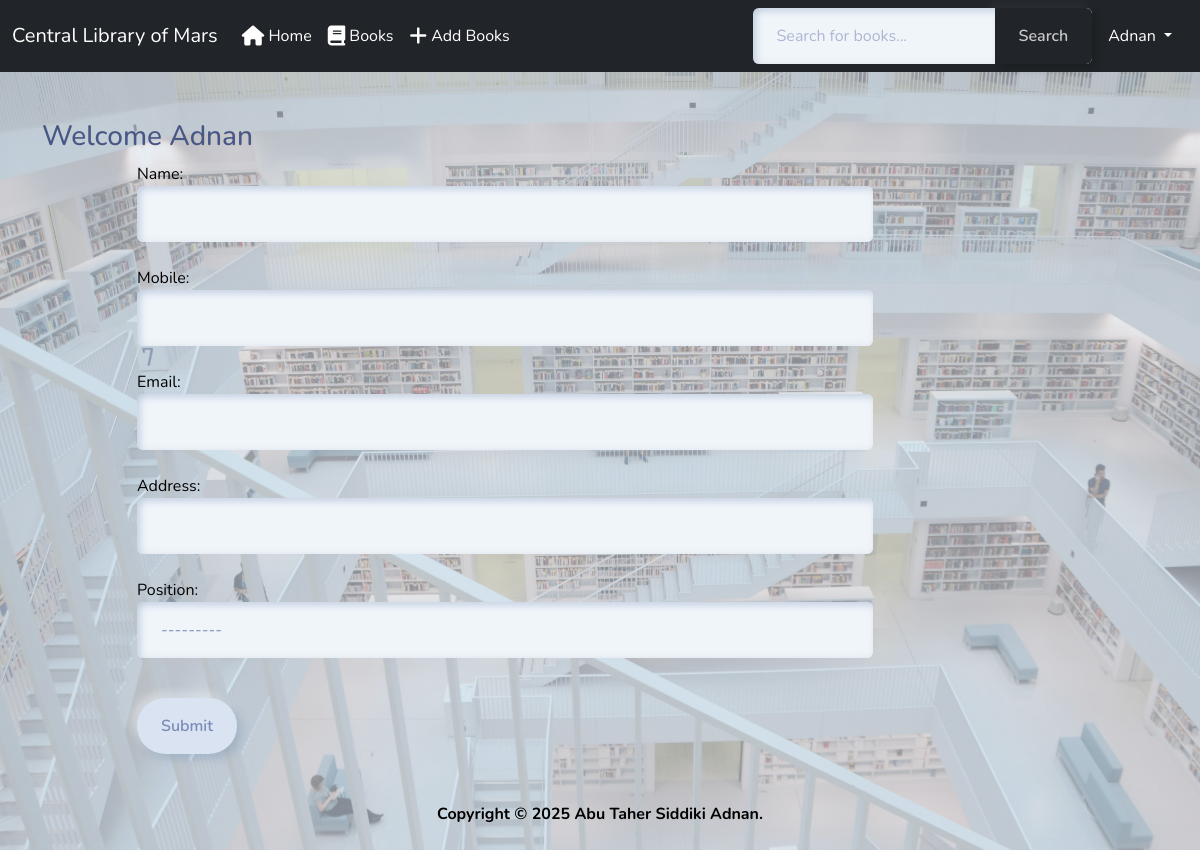
The page /profile/ (signed in) on the database as committed earlier.
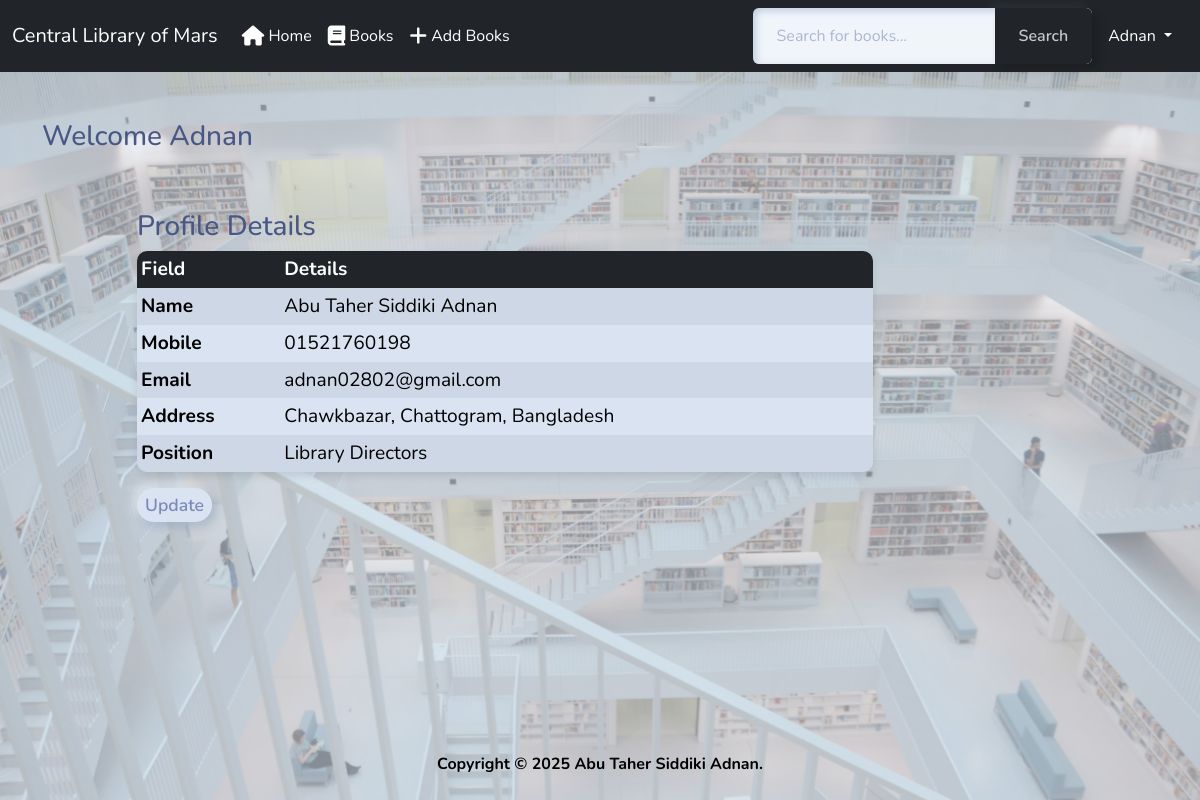
The same page on the database as committed later.
### app/models.py (models this page shows, shortened)
class Employee(models.Model):
    user = models.ForeignKey(User, on_delete=models.CASCADE)
    name = models.CharField(max_length=200)
    mobile = models.CharField(max_length=15)
    email = models.EmailField(max_length=100)
    address = models.TextField(max_length=200)
    position = models.CharField(choices=POSITION_CHOICE,max_length=50)

### app/views.py (the view, shortened to what this page needs)
# urls.py: path('profile/', views.ProfileView.as_view(), name='profile'),
class ProfileView(View):
    def get(self, request):
        form = ProfileForm()
        profile = Employee.objects.filter(user=request.user).last()
        return render(request, 'app/profile.html', {'form': form, 'profile': profile})

### app/forms.py
class ProfileForm(forms.ModelForm):
    class Meta:
        model = Employee
        fields =['name','mobile', 'email', 'address', 'position',]
        widgets = {
            'name': forms.TextInput(attrs={'class':'form-control'}),
            'mobile': forms.TextInput(attrs={'class':'form-control'}),
            'email': forms.EmailInput(attrs={'class':'form-control'}),
            'address': forms.TextInput(attrs={'class':'form-control'}),
            'position': forms.Select(attrs={'class':'form-control'}),
        }

### app/templates/app/profile.html (shortened to what this page needs)
{% extends "app/base.html" %}
{% load static %}
{% block body %}
<div class="container my-5">
    <div class="row profile-container">
        <h3>Welcome <span class="text-capitalize">{{ request.user }}</span></h3>
        <div class="col-sm-8 offset-sm-1">
            {% if profile %}
            <h3 class="mt-5">Profile Details</h3>
            <table class="table table-bordered table-striped table-hover table-sm custom-table">
                <thead class="table-dark">
                    <tr>
                        <th>Field</th>
                        <th>Details</th>
                    </tr>
                </thead>
                <tbody>
                    <tr>
                        <th>Name</th>
                        <td>{{ profile.name }}</td>
                    </tr>
                    <tr>
                        <th>Mobile</th>
                        <td>{{ profile.mobile }}</td>
                    </tr>
                    <tr>
                        <th>Email</th>
                        <td>{{ profile.email }}</td>
                    </tr>
                    <tr>
                        <th>Address</th>
                        <td>{{ profile.address }}</td>
                    </tr>
                    <tr>
                        <th>Position</th>
                        <td>{{ profile.position }}</td>
                    </tr>
                </tbody>
            </table>
            <a href="{% url 'update_profile' profile.id %}" class="btn btn-warning btn-sm">Update</a>
            {% else %}
            <form action="" method="post">
                {% for fm in form %}
                {{ fm.label_tag }} {{ fm }} <small class="text-danger"> {{ fm.errors|striptags }} </small><br>
                {% endfor %}
                <div class="col-12 mt-3">
                    <input type="submit" value="Submit" class="btn btn-primary"> <br>
                </div>
            </form>
            {% endif %}
        </div>
    </div>
</div>
{% endblock body %}

Rows that differ between the two databases and show on the page:
added Employee: name "Abu Taher Siddiki Adnan", mobile "01521760198", email "adnan02802@gmail.com", address "Chawkbazar, Chattogram, Bangladesh", position "Library Directors"
Other text that changed with them:
form field value: "Submit" → (not shown)
text now shown: "Profile Details Field Details Name Mobile Email Address Position Update"
list line gone: "Name: "
list line gone: "Mobile: "
list line gone: "Email: "
list line gone: "Address: "
list line gone: "Position: ---------"
